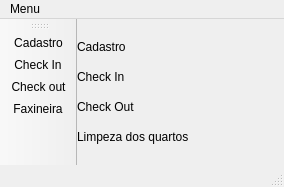
<?xml version="1.0" encoding="UTF-8"?>
<ui version="4.0">
 <class>MainWindow</class>
 <widget class="QMainWindow" name="MainWindow">
  <property name="geometry">
   <rect>
    <x>0</x>
    <y>0</y>
    <width>284</width>
    <height>187</height>
   </rect>
  </property>
  <property name="windowTitle">
   <string>Menu</string>
  </property>
  <widget class="QWidget" name="centralWidget">
   <widget class="QLabel" name="label">
    <property name="geometry">
     <rect>
      <x>0</x>
      <y>20</y>
      <width>61</width>
      <height>16</height>
     </rect>
    </property>
    <property name="text">
     <string>Cadastro</string>
    </property>
   </widget>
   <widget class="QLabel" name="label_2">
    <property name="geometry">
     <rect>
      <x>0</x>
      <y>50</y>
      <width>61</width>
      <height>16</height>
     </rect>
    </property>
    <property name="text">
     <string>Check In</string>
    </property>
   </widget>
   <widget class="QLabel" name="label_3">
    <property name="geometry">
     <rect>
      <x>0</x>
      <y>80</y>
      <width>71</width>
      <height>16</height>
     </rect>
    </property>
    <property name="text">
     <string>Check Out</string>
    </property>
   </widget>
   <widget class="QLabel" name="label_4">
    <property name="geometry">
     <rect>
      <x>0</x>
      <y>110</y>
      <width>131</width>
      <height>16</height>
     </rect>
    </property>
    <property name="text">
     <string>Limpeza dos quartos</string>
    </property>
   </widget>
  </widget>
  <widget class="QMenuBar" name="menuBar">
   <property name="geometry">
    <rect>
     <x>0</x>
     <y>0</y>
     <width>284</width>
     <height>26</height>
    </rect>
   </property>
   <widget class="QMenu" name="menuMenu">
    <property name="title">
     <string>Menu</string>
    </property>
    <addaction name="actionCadastro"/>
    <addaction name="actionCheck_In"/>
    <addaction name="actionCheck_out"/>
    <addaction name="actionFaxineira"/>
   </widget>
   <addaction name="menuMenu"/>
  </widget>
  <widget class="QToolBar" name="mainToolBar">
   <attribute name="toolBarArea">
    <enum>LeftToolBarArea</enum>
   </attribute>
   <attribute name="toolBarBreak">
    <bool>false</bool>
   </attribute>
   <addaction name="actionCadastro"/>
   <addaction name="actionCheck_In"/>
   <addaction name="actionCheck_out"/>
   <addaction name="actionFaxineira"/>
  </widget>
  <widget class="QStatusBar" name="statusBar"/>
  <action name="actionCadastro">
   <property name="icon">
    <iconset resource="menuzinho.qrc">
     <normaloff>:/rec/Menu/person-add_icon-icons.com_50077.png</normaloff>:/rec/Menu/person-add_icon-icons.com_50077.png</iconset>
   </property>
   <property name="text">
    <string>Cadastro</string>
   </property>
  </action>
  <action name="actionCheck_In">
   <property name="icon">
    <iconset resource="menuzinho.qrc">
     <normaloff>:/rec/Menu/Users-Enter-2-icon.png</normaloff>:/rec/Menu/Users-Enter-2-icon.png</iconset>
   </property>
   <property name="text">
    <string>Check In</string>
   </property>
  </action>
  <action name="actionCheck_out">
   <property name="icon">
    <iconset resource="menuzinho.qrc">
     <normaloff>:/rec/Menu/Users-Exit-icon.png</normaloff>:/rec/Menu/Users-Exit-icon.png</iconset>
   </property>
   <property name="text">
    <string>Check out</string>
   </property>
  </action>
  <action name="actionFaxineira">
   <property name="icon">
    <iconset resource="menuzinho.qrc">
     <normaloff>:/rec/Menu/Household-Broom-icon.png</normaloff>:/rec/Menu/Household-Broom-icon.png</iconset>
   </property>
   <property name="text">
    <string>Faxineira</string>
   </property>
  </action>
 </widget>
 <layoutdefault spacing="6" margin="11"/>
 <resources>
  <include location="menuzinho.qrc"/>
 </resources>
 <connections/>
</ui>
